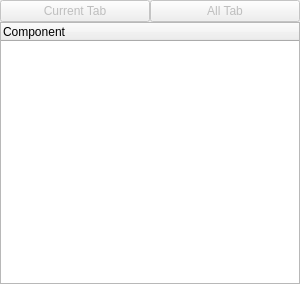
<?xml version="1.0" encoding="UTF-8"?>
<ui version="4.0">
 <class>yay</class>
 <widget class="QWidget" name="yay">
  <property name="geometry">
   <rect>
    <x>0</x>
    <y>0</y>
    <width>300</width>
    <height>284</height>
   </rect>
  </property>
  <property name="sizePolicy">
   <sizepolicy hsizetype="Preferred" vsizetype="Preferred">
    <horstretch>0</horstretch>
    <verstretch>0</verstretch>
   </sizepolicy>
  </property>
  <property name="minimumSize">
   <size>
    <width>300</width>
    <height>0</height>
   </size>
  </property>
  <property name="windowTitle">
   <string>Form</string>
  </property>
  <layout class="QGridLayout" name="gridLayout">
   <property name="leftMargin">
    <number>0</number>
   </property>
   <property name="topMargin">
    <number>0</number>
   </property>
   <property name="rightMargin">
    <number>0</number>
   </property>
   <property name="bottomMargin">
    <number>0</number>
   </property>
   <property name="spacing">
    <number>0</number>
   </property>
   <item row="0" column="0">
    <widget class="QPushButton" name="pushButton">
     <property name="enabled">
      <bool>false</bool>
     </property>
     <property name="text">
      <string>Current Tab</string>
     </property>
    </widget>
   </item>
   <item row="0" column="1">
    <widget class="QPushButton" name="pushButton_2">
     <property name="enabled">
      <bool>false</bool>
     </property>
     <property name="text">
      <string>All Tab</string>
     </property>
    </widget>
   </item>
   <item row="1" column="0" colspan="2">
    <widget class="QTreeWidget" name="treeWidget">
     <property name="editTriggers">
      <set>QAbstractItemView::NoEditTriggers</set>
     </property>
     <property name="showDropIndicator" stdset="0">
      <bool>false</bool>
     </property>
     <property name="dragEnabled">
      <bool>false</bool>
     </property>
     <property name="dragDropMode">
      <enum>QAbstractItemView::NoDragDrop</enum>
     </property>
     <property name="defaultDropAction">
      <enum>Qt::IgnoreAction</enum>
     </property>
     <property name="alternatingRowColors">
      <bool>true</bool>
     </property>
     <property name="indentation">
      <number>0</number>
     </property>
     <property name="itemsExpandable">
      <bool>false</bool>
     </property>
     <property name="expandsOnDoubleClick">
      <bool>false</bool>
     </property>
     <column>
      <property name="text">
       <string>Component</string>
      </property>
     </column>
    </widget>
   </item>
  </layout>
 </widget>
 <resources/>
 <connections/>
</ui>
